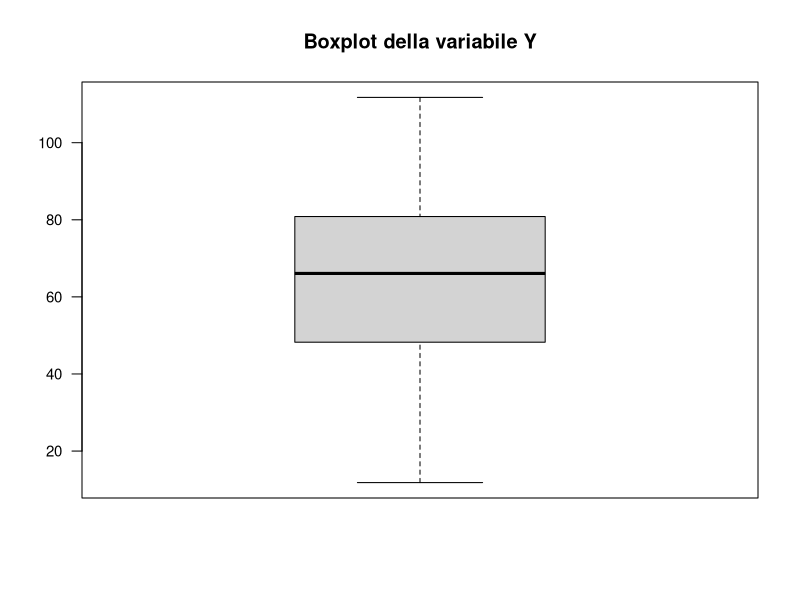
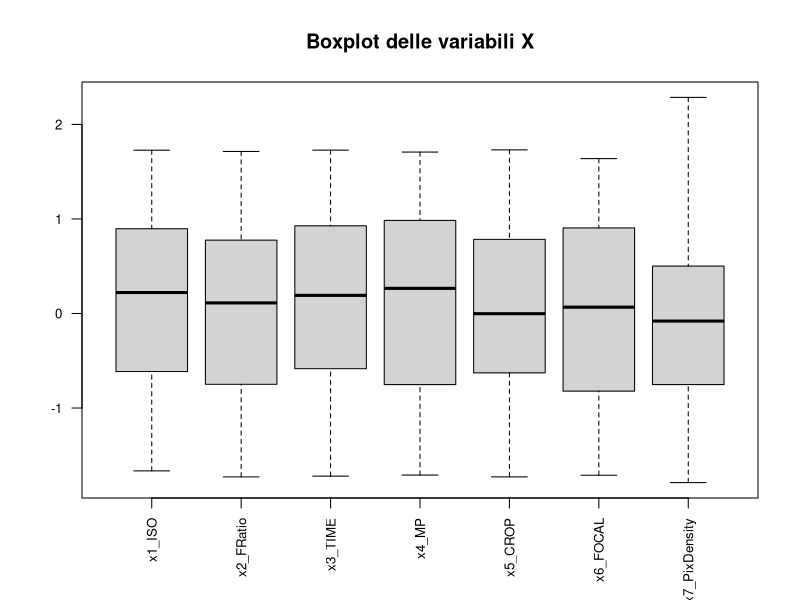
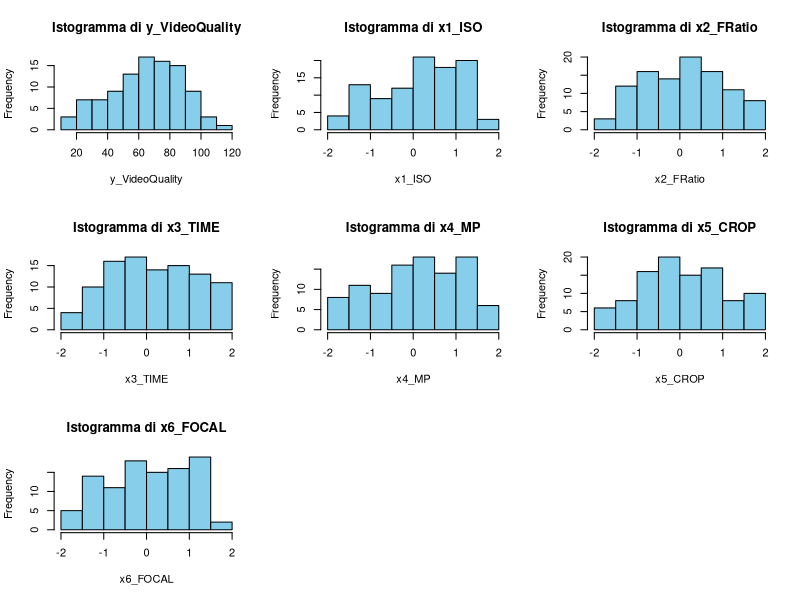
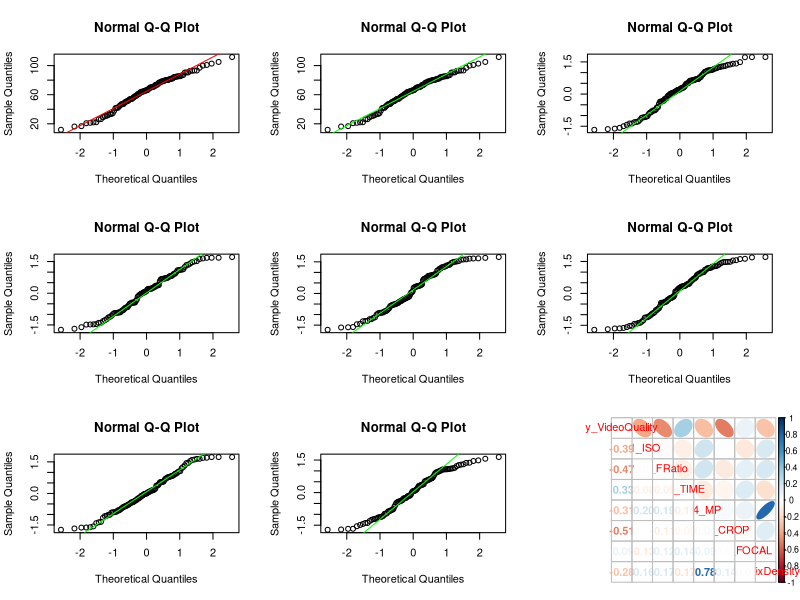
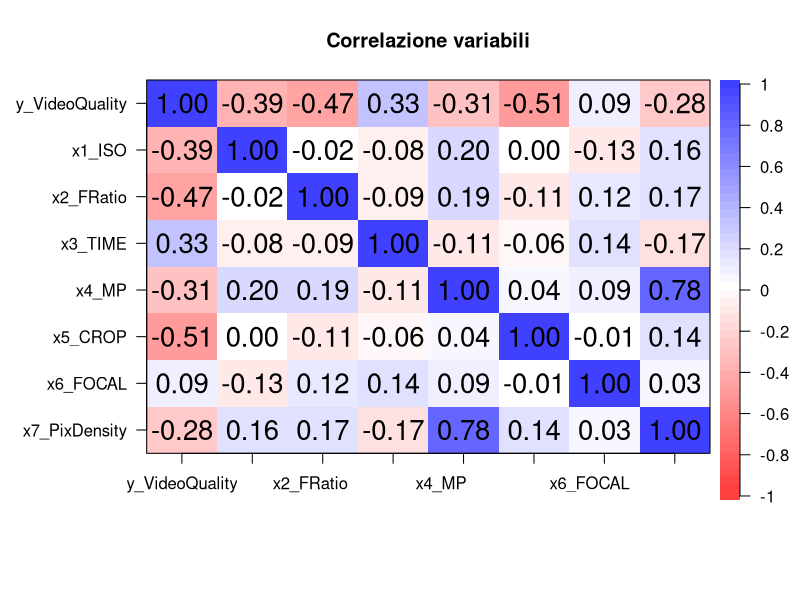
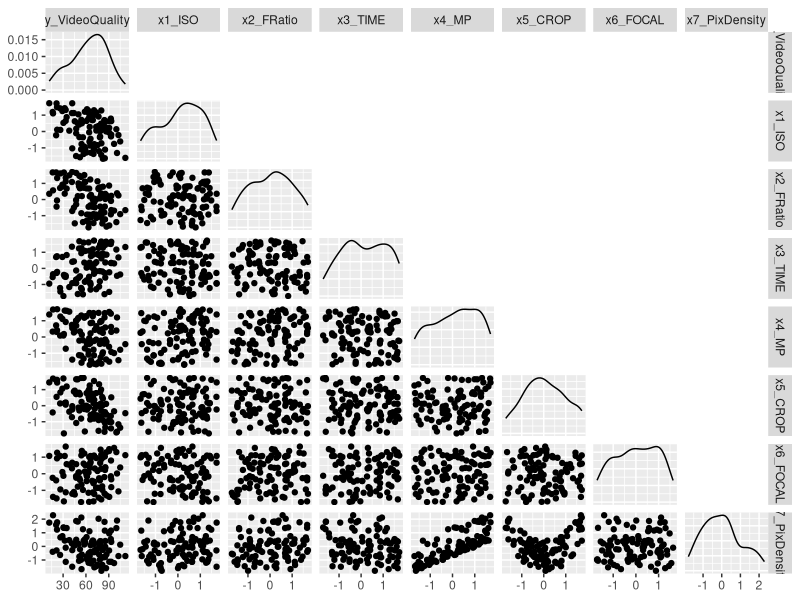
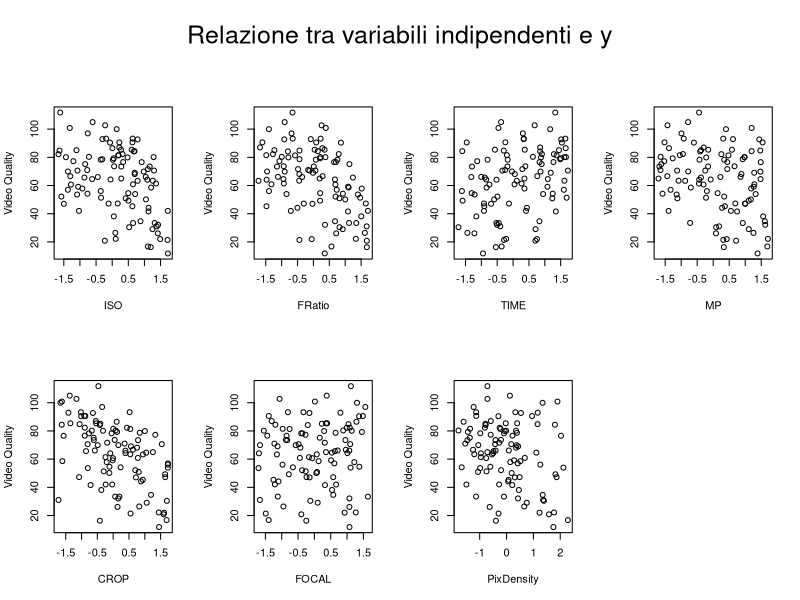
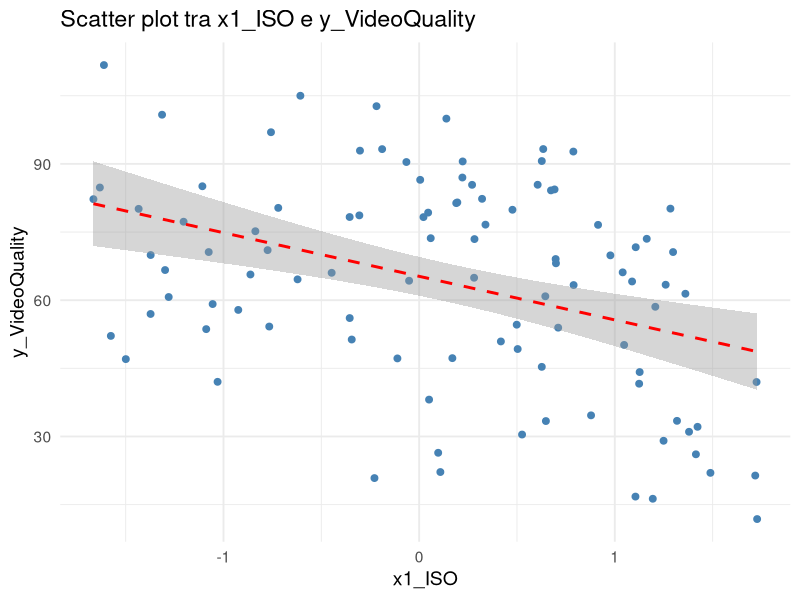

The R script that drew these images, in order:
# Calcolo frequenze per classi
frequenze_classi <- function(x, k) {
  breaks <- seq(min(x), max(x), length.out = k + 1)
  classi <- cut(x, breaks = breaks, include.lowest = TRUE, right = FALSE)
  frequenze <- table(classi)
  return(list(frequenze = frequenze, breaks = breaks, classi = classi))
}

# Centri delle classi
centri_classi <- function(breaks) {
  return((head(breaks, -1) + tail(breaks, -1)) / 2)
}

frequenzaRelativa <- function(frequenze, n) {
  return(frequenze / n)
}

frequenzaCumulativa <- function(frequenze) {
  return(cumsum(frequenze))
}

frequenzaRelativaCumulativa <- function(freq_cum, n) {
  return(freq_cum / n)
}

intervalloInterquartile <- function(x) {
  q1 <- quantile(x, 0.25)
  q3 <- quantile(x, 0.75)
  iqr <- q3 - q1
  return(c(inf = q1 - 1.5 * iqr, sup = q3 + 1.5 * iqr))
}

# Librerie necessarie
library(ggplot2)
library(GGally)
library(corrplot)
library(psych)


#Caricamento e setup iniziale
data <- read.csv("DataSet_gruppo8.csv", header=TRUE)
View(data)

n <- nrow(data)
variabili <- data[, 1:7]  # tutte le x numeriche

# Numero classi con regola di Sturges
k <- round(1 + 3.3 * log10(n))


#hsh
summary(data)

#
for (nome in names(variabili)) {
  cat("\nAnalisi descrittiva per", nome, "\n")
  
  x <- variabili[[nome]]
  risultati <- frequenze_classi(x, k)
  frequenze <- risultati$frequenze
  breaks <- risultati$breaks
  centri <- centri_classi(breaks)
  fr <- frequenzaRelativa(frequenze, length(x))
  fc <- frequenzaCumulativa(frequenze)
  frc <- frequenzaRelativaCumulativa(fc, length(x))
  outliers <- intervalloInterquartile(x)
  
  print(frequenze)
  print(centri)
  print(fr)
  print(fc)
  print(frc)
  cat("Intervallo interquartile (limiti outlier):\n"); print(outliers)
}

#Boxplot e istogrammi
# Boxplot unico

boxplot(data$y_VideoQuality,
        main = "Boxplot della variabile Y",
        las = 2,
        cex.axis = 0.9) #y


boxplot(data[, 2:8],
        main = "Boxplot delle variabili X",
        las = 2,
        cex.axis = 0.8)

# Istogrammi per ciascuna variabile
par(mfrow = c(3, 3))
for (nome in names(variabili)) {
  hist(variabili[[nome]], 
       main = paste("Istogramma di", nome), 
       xlab = nome, 
       col = "skyblue", 
       breaks = k)
}
par(mfrow = c(3, 3))

# Verifica normalità variabili (Q-Q plot + Shapiro)
qqnorm(data$y_VideoQuality); qqline(data$y_VideoQuality, col = "red")
shapiro.test(data$y_VideoQuality)
# Il p-value > 0.05, quindi non si rifiuta l’ipotesi di normalità.
#  Y è sufficientemente normale, compatibile con l’uso della regressione lineare.

# Ciclo opzionale sulle X
for (var in names(data)[1:7]) {
  cat("\n", var, "\n")
  qqnorm(data[[var]]); qqline(data[[var]], col = "green")
  print(shapiro.test(data[[var]]))
}
#Tutti i p-value < 0.05 → normalità rifiutata per tutte le X (con Shapiro–Wilk).

# Correlazione e scatter matrix
corr_matrix <- cor(data[sapply(data, is.numeric)])
corrplot.mixed(corr_matrix, order = "original", number.cex = 1, upper = "ellipse")
corPlot(corr_matrix, cex = 1.1, show.legend = TRUE, main = "Correlazione variabili")
ggpairs(data, upper = NULL)

# Scatter plot individuali (base R)
par(mfrow = c(2, 4), oma = c(0, 0, 4, 0))
plot(data$x1_ISO, data$y_VideoQuality, xlab = "ISO", ylab = "Video Quality")
plot(data$x2_FRatio, data$y_VideoQuality, xlab = "FRatio", ylab = "Video Quality")
plot(data$x3_TIME, data$y_VideoQuality, xlab = "TIME", ylab = "Video Quality")
plot(data$x4_MP, data$y_VideoQuality, xlab = "MP", ylab = "Video Quality")
plot(data$x5_CROP, data$y_VideoQuality, xlab = "CROP", ylab = "Video Quality")
plot(data$x6_FOCAL, data$y_VideoQuality, xlab = "FOCAL", ylab = "Video Quality")
plot(data$x7_PixDensity, data$y_VideoQuality, xlab = "PixDensity", ylab = "Video Quality")
mtext("Relazione tra variabili indipendenti e y", outer = TRUE, cex = 1.5, line = 0.5)
par(mfrow = c(1, 1))

# Scatter ggplot2 con regressione
nomi_variabili <- names(data)[names(data) != "y_VideoQuality"]
for (nome in nomi_variabili) {
  p <- ggplot(data, aes_string(x = nome, y = "y_VideoQuality")) +
    geom_point(color = "steelblue", size = 2) +
    geom_smooth(method = "lm", se = TRUE, color = "red", linetype = "dashed") +
    labs(
      title = paste("Scatter plot tra", nome, "e y_VideoQuality"),
      x = nome,
      y = "y_VideoQuality"
    ) +
    theme_minimal(base_size = 14)
  print(p)
}
